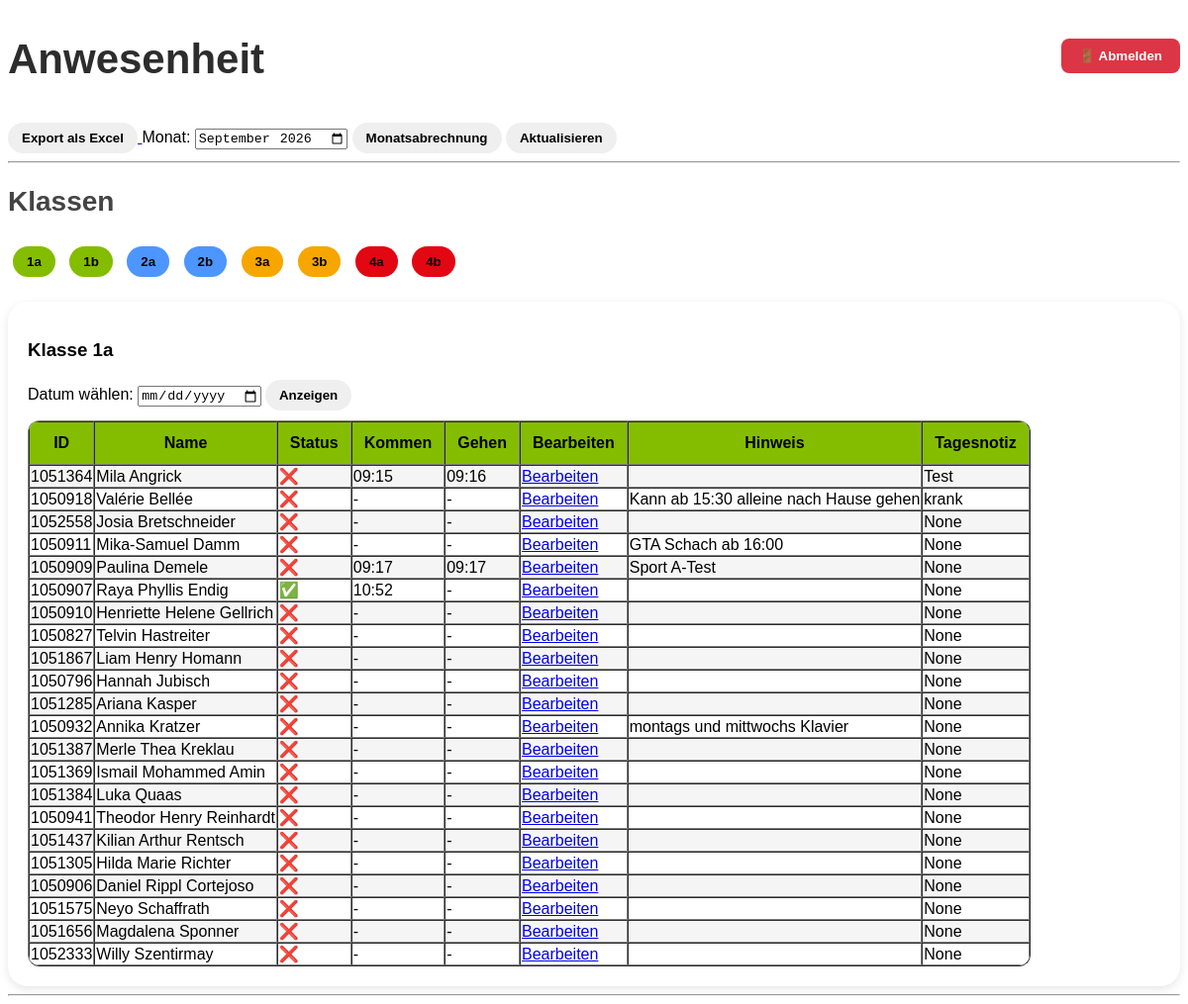
The app's page / (signed in) with its own data.
### attendance/models.py (models this page shows, shortened)
class Student(models.Model):
    name = models.CharField(max_length=100)
    student_class = models.CharField(max_length=10)
    note = models.TextField(blank=True)
    dashboard_note = models.TextField(blank=True,null=True)
    student_id = models.CharField(max_length=20, null=True, blank=True)

### attendance/views.py (the view)
# urls.py: path('', views.dashboard, name='dashboard'),
@login_required
def dashboard(request):
    from datetime import date
    selected_date = request.GET.get("date")
    students = Student.objects.all()
    grouped_students = defaultdict(list)
    for student in students:
        latest_entry = Attendance.objects.filter(
            student=student
        ).last()
        if selected_date:
            last_entry = Attendance.objects.filter(
                student=student,
                date=selected_date
            ).last()
        else:
            last_entry = Attendance.objects.filter(
                student=student,
                date=date.today()
        ).last()
            latest_entry = Attendance.objects.filter(
                student=student
            ).last()
        if last_entry and last_entry.check_out is None:
            status = "✅ da"
        else:
            status = "❌ weg"
        if last_entry:
            check_in = last_entry.check_in
            check_out = last_entry.check_out
            if check_out is None:
                status = "✅"   # ist noch da
            else:
                status = "❌"
        else:
            check_in = None
            check_out = None
            status = "❌"
        print(student.name, "| Tagesnotiz:", student.dashboard_note)
        grouped_students[student.student_class].append({
            "id": student.id,
            "student_id": student.student_id,
            "name": student.name,
            "class": student.student_class,
            "check_in": check_in.strftime("%H:%M") if check_in else "-",
            "check_out": check_out.strftime("%H:%M") if check_out else "-",
            "status": status,
            "attendance_id": latest_entry.id if latest_entry else None,
            "note": student.note,
            "dashboard_note": student.dashboard_note,
        })
    return render(request, "dashboard.html", {
        "grouped_students": dict(grouped_students)
    })

### attendance/templates/dashboard.html (shortened to what this page needs)
<!DOCTYPE html>
<html>
<head>
</head>
<body>
<div class="top-bar">
    <h1>Anwesenheit</h1>
    <form action="{% url 'logout' %}" method="post">
        <button type="submit" class="logout-btn">
            🚪 Abmelden
        </button>
    </form>
</div>
<a href="/export_excel/">
    <button>Export als Excel</button>
</a>
<label>Monat:</label>
<input type="month" id="monthSelect">
<button onclick="exportMonth()">
    Monatsabrechnung
</button>
<button onclick="location.reload()">
    Aktualisieren
</button>
<hr>
<h2>Klassen</h2>
<div id="classButtons">
{% for class_name, class_students in grouped_students.items %}
    <button
        id="btn-{{ class_name }}"
        onclick="showClass('{{ class_name }}')"
        class="class-btn class-{{ class_name|first }}"
    >
        {{ class_name }}
    </button>
{% endfor %}
</div>
<div id="studentContainer">
{% for class_name, class_students in grouped_students.items %}
    <div class="class-block" data-class="{{ class_name }}" style="display:none;">
        <h3>Klasse {{ class_name }}</h3>
<form method="get">
    <label>Datum wählen:</label>
    <input type="date" name="date" value="{{ request.GET.date }}">
    <button type="submit">Anzeigen</button>
</form>
        <table border="1" style="margin-top:10px;">
    <tr>
        <th>ID</th>
        <th>Name</th>
        <th>Status</th>
        <th>Kommen</th>
        <th>Gehen</th>
        <th>Bearbeiten </th>
        <th>Hinweis</th>
        <th>Tagesnotiz</th>
    </tr>
    {% for student in class_students %}
    <tr>
        <td>{{ student.student_id }}</td>
        <td>{{ student.name }}</td>
        <td>{{ student.status }}</td>
        <td>{{ student.check_in }}</td>
        <td>{{ student.check_out }}</td>
        <td>
            {% if student.attendance_id %}
                <a href="/edit/{{ student.attendance_id }}/">Bearbeiten</a>
            {% else %}
                <a href="/new_attendance/{{ student.id }}/">Zeit nachtragen</a>
            {% endif %}
        </td>
        <td>{{ student.note }}</td>
        <td>{{ student.dashboard_note }}</td>
    </tr>
    {% endfor %}
</table>
    </div>
{% endfor %}
</div>
<hr>
</body>
</html>

### attendance/templates/dashboard.html (style rules this page uses)
.top-bar { display: flex; justify-content: space-between; align-items: center; margin-bottom: 20px; }
.logout-btn { background: #dc3545; color: white; padding: 10px 18px; border-radius: 8px; text-decoration: none; font-weight: bold; }
h1 { font-size: 42px; font-weight: 700; color: #2d2d2d; margin-bottom: 20px; }
h2 { font-size: 28px; font-weight: 700; color: #444; }
table { border-collapse: separate; border-spacing: 0; border-radius: 12px; overflow: hidden; }
th { background-color: #84bd00; color: black; padding: 12px; font-weight: bold; }
td { background-color: white; }
tr:nth-child(even) td { background-color: #f5f5f5; }
.class-btn { margin: 5px; padding: 8px 14px; border: none; border-radius: 20px; color: black; font-weight: bold; cursor: pointer; }
.class-1 { background-color: #84bd00; }
.class-2 { background-color: #4D96FF; }
.class-3 { background-color: #f7a600; }
.class-4 { background-color: #e30613; }
button { border: none; border-radius: 20px; padding: 8px 14px; cursor: pointer; font-weight: bold; transition: 0.2s; }
body { font-family: 'Nunito', sans-serif; }
.class-block { background: white; padding: 20px; border-radius: 20px; box-shadow: 0 3px 10px rgba(0,0,0,0.1); margin-top: 20px; }

### records on screen
Student: grouped_students "1a", grouped_students "1a", student_id "1051364", name "Mila Angrick", dashboard_note "Test"
Student: grouped_students "1b"
Student: grouped_students "2a"
Student: grouped_students "2b"
Student: grouped_students "3a"
Student: grouped_students "3b"
Student: grouped_students "4a"
Student: grouped_students "4b"
Student: student_id "1050918", name "Valérie Bellée", note "Kann ab 15:30 alleine nach Hause gehen", dashboard_note "krank"
Student: student_id "1052558", name "Josia Bretschneider"
Student: student_id "1050911", name "Mika-Samuel Damm", note "GTA Schach ab 16:00"
Student: student_id "1050909", name "Paulina Demele", note "Sport A-Test"
Student: student_id "1050907", name "Raya Phyllis Endig"
Student: student_id "1050910", name "Henriette Helene Gellrich"
Student: student_id "1050827", name "Telvin Hastreiter"
Student: student_id "1051867", name "Liam Henry Homann"
Student: student_id "1050796", name "Hannah Jubisch"
Student: student_id "1051285", name "Ariana Kasper"
Student: student_id "1050932", name "Annika Kratzer", note "montags und mittwochs Klavier"
Student: student_id "1051387", name "Merle Thea Kreklau"
Student: student_id "1051369", name "Ismail Mohammed Amin"
Student: student_id "1051384", name "Luka Quaas"
Student: student_id "1050941", name "Theodor Henry Reinhardt"
Student: student_id "1051437", name "Kilian Arthur Rentsch"
Student: student_id "1051305", name "Hilda Marie Richter"
Student: student_id "1050906", name "Daniel Rippl Cortejoso"
Student: student_id "1051575", name "Neyo Schaffrath"
Student: student_id "1051656", name "Magdalena Sponner"
Student: student_id "1052333", name "Willy Szentirmay"

### other values on screen
{{ student.status }} "❌" "❌" "❌" "❌" "❌" "✅" "❌" "❌" "❌" "❌" "❌" "❌" "❌" "❌" "❌" "❌" "❌" "❌" "❌" "❌" "❌" "❌"
{{ student.check_in }} "09:15" "-" "-" "-" "09:17" "10:52" "-" "-" "-" "-" "-" "-" "-" "-" "-" "-" "-" "-" "-" "-" "-" "-"
{{ student.check_out }} "09:16" "-" "-" "-" "09:17" "-" "-" "-" "-" "-" "-" "-" "-" "-" "-" "-" "-" "-" "-" "-" "-" "-"
{{ student.dashboard_note }} "None" "None" "None" "None" "None" "None" "None" "None" "None" "None" "None" "None" "None" "None" "None" "None" "None" "None" "None" "None"
